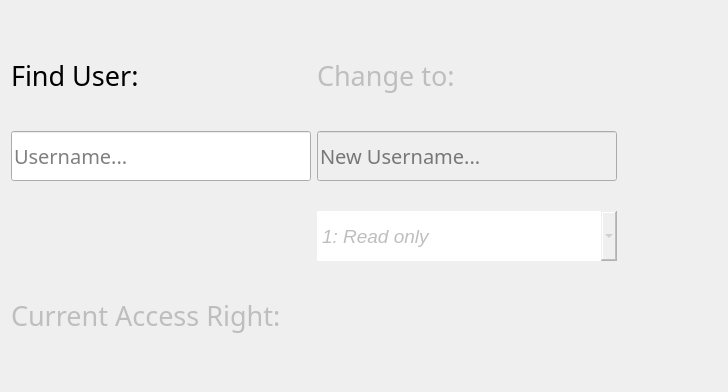
      <widget class="QWidget" name="tab_4">
       <attribute name="title">
        <string>Page</string>
       </attribute>
       <layout class="QGridLayout" name="gridLayout_14">
        <property name="verticalSpacing">
         <number>30</number>
        </property>
        <item row="7" column="0">
         <spacer name="verticalSpacer">
          <property name="orientation">
           <enum>Qt::Vertical</enum>
          </property>
          <property name="sizeHint" stdset="0">
           <size>
            <width>20</width>
            <height>40</height>
           </size>
          </property>
         </spacer>
        </item>
        <item row="7" column="1">
         <spacer name="verticalSpacer_2">
          <property name="orientation">
           <enum>Qt::Vertical</enum>
          </property>
          <property name="sizeHint" stdset="0">
           <size>
            <width>20</width>
            <height>40</height>
           </size>
          </property>
         </spacer>
        </item>
        <item row="6" column="1">
         <widget class="QPushButton" name="modify_button_2">
          <property name="enabled">
           <bool>false</bool>
          </property>
          <property name="minimumSize">
           <size>
            <width>200</width>
            <height>50</height>
           </size>
          </property>
          <property name="maximumSize">
           <size>
            <width>200</width>
            <height>50</height>
           </size>
          </property>
          <property name="font">
           <font>
            <family>Bahnschrift</family>
            <pointsize>15</pointsize>
           </font>
          </property>
          <property name="cursor">
           <cursorShape>PointingHandCursor</cursorShape>
          </property>
          <property name="styleSheet">
           <string notr="true">border-radius: 20px</string>
          </property>
          <property name="text">
           <string/>
          </property>
          <property name="icon">
           <iconset>
            <normaloff>Icons/4889110.png</normaloff>
            <disabledoff>Icons/488911000.png</disabledoff>
            <disabledon>Icons/488911000.png</disabledon>
            <activeon>Icons/48891100.png</activeon>Icons/4889110.png</iconset>
          </property>
          <property name="iconSize">
           <size>
            <width>32</width>
            <height>32</height>
           </size>
          </property>
          <property name="autoRepeat">
           <bool>false</bool>
          </property>
          <property name="autoExclusive">
           <bool>false</bool>
          </property>
         </widget>
        </item>
        <item row="5" column="1">
         <widget class="QComboBox" name="access_right_read_3">
          <property name="enabled">
           <bool>false</bool>
          </property>
          <property name="minimumSize">
           <size>
            <width>300</width>
            <height>50</height>
           </size>
          </property>
          <property name="maximumSize">
           <size>
            <width>300</width>
            <height>16777215</height>
           </size>
          </property>
          <property name="font">
           <font>
            <pointsize>14</pointsize>
            <italic>true</italic>
           </font>
          </property>
          <property name="cursor">
           <cursorShape>PointingHandCursor</cursorShape>
          </property>
          <property name="toolTip">
           <string>Access Right...</string>
          </property>
          <property name="toolTipDuration">
           <number>3</number>
          </property>
          <property name="statusTip">
           <string>Access Right...</string>
          </property>
          <property name="whatsThis">
           <string>Access Right...</string>
          </property>
          <property name="styleSheet">
           <string notr="true">border: none; border-radius: 0</string>
          </property>
          <property name="editable">
           <bool>false</bool>
          </property>
          <property name="currentText">
           <string>1: Read only</string>
          </property>
          <property name="currentIndex">
           <number>0</number>
          </property>
          <property name="insertPolicy">
           <enum>QComboBox::NoInsert</enum>
          </property>
          <property name="duplicatesEnabled">
           <bool>false</bool>
          </property>
          <property name="frame">
           <bool>true</bool>
          </property>
          <item>
           <property name="text">
            <string>1: Read only</string>
           </property>
          </item>
          <item>
           <property name="text">
            <string>2: Insert</string>
           </property>
          </item>
          <item>
           <property name="text">
            <string>3: Modify</string>
           </property>
          </item>
          <item>
           <property name="text">
            <string>4: Delete</string>
           </property>
          </item>
         </widget>
        </item>
        <item row="1" column="1">
         <widget class="QLabel" name="access_label_2">
          <property name="enabled">
           <bool>false</bool>
          </property>
          <property name="minimumSize">
           <size>
            <width>400</width>
            <height>50</height>
           </size>
          </property>
          <property name="maximumSize">
           <size>
            <width>400</width>
            <height>50</height>
           </size>
          </property>
          <property name="font">
           <font>
            <family>Bahnschrift</family>
            <pointsize>20</pointsize>
           </font>
          </property>
          <property name="text">
           <string>&lt;html&gt;&lt;head/&gt;&lt;body&gt;&lt;p&gt;Change to:&lt;/p&gt;&lt;/body&gt;&lt;/html&gt;</string>
          </property>
         </widget>
        </item>
        <item row="6" column="0" alignment="Qt::AlignHCenter">
         <widget class="QLabel" name="access_label">
          <property name="enabled">
           <bool>false</bool>
          </property>
          <property name="minimumSize">
           <size>
            <width>300</width>
            <height>50</height>
           </size>
          </property>
          <property name="maximumSize">
           <size>
            <width>400</width>
            <height>50</height>
           </size>
          </property>
          <property name="font">
           <font>
            <family>Bahnschrift</family>
            <pointsize>20</pointsize>
           </font>
          </property>
          <property name="text">
           <string>&lt;html&gt;&lt;head/&gt;&lt;body&gt;&lt;p&gt;Current Access Right:&lt;/p&gt;&lt;/body&gt;&lt;/html&gt;</string>
          </property>
         </widget>
        </item>
        <item row="4" column="0">
         <widget class="QLineEdit" name="search_user_read">
          <property name="minimumSize">
           <size>
            <width>250</width>
            <height>50</height>
           </size>
          </property>
          <property name="maximumSize">
           <size>
            <width>300</width>
            <height>50</height>
           </size>
          </property>
          <property name="font">
           <font>
            <family>Bahnschrift Condensed</family>
            <pointsize>15</pointsize>
           </font>
          </property>
          <property name="styleSheet">
           <string notr="true"/>
          </property>
          <property name="placeholderText">
           <string>Username...</string>
          </property>
         </widget>
        </item>
        <item row="5" column="0" alignment="Qt::AlignVCenter">
         <widget class="QPushButton" name="search_user_button">
          <property name="minimumSize">
           <size>
            <width>200</width>
            <height>50</height>
           </size>
          </property>
          <property name="maximumSize">
           <size>
            <width>200</width>
            <height>50</height>
           </size>
          </property>
          <property name="font">
           <font>
            <family>Bahnschrift</family>
            <pointsize>15</pointsize>
           </font>
          </property>
          <property name="cursor">
           <cursorShape>PointingHandCursor</cursorShape>
          </property>
          <property name="styleSheet">
           <string notr="true">border-radius: 20px;</string>
          </property>
          <property name="text">
           <string/>
          </property>
          <property name="icon">
           <iconset>
            <normaloff>Icons/people.png</normaloff>Icons/people.png</iconset>
          </property>
          <property name="iconSize">
           <size>
            <width>32</width>
            <height>32</height>
           </size>
          </property>
         </widget>
        </item>
        <item row="4" column="1">
         <widget class="QLineEdit" name="new_user_read">
          <property name="enabled">
           <bool>false</bool>
          </property>
          <property name="minimumSize">
           <size>
            <width>250</width>
            <height>50</height>
           </size>
          </property>
          <property name="maximumSize">
           <size>
            <width>300</width>
            <height>50</height>
           </size>
          </property>
          <property name="font">
           <font>
            <family>Bahnschrift Condensed</family>
            <pointsize>15</pointsize>
           </font>
          </property>
          <property name="styleSheet">
           <string notr="true"/>
          </property>
          <property name="placeholderText">
           <string>New Username...</string>
          </property>
         </widget>
        </item>
        <item row="1" column="0">
         <widget class="QLabel" name="label_9">
          <property name="minimumSize">
           <size>
            <width>200</width>
            <height>50</height>
           </size>
          </property>
          <property name="maximumSize">
           <size>
            <width>200</width>
            <height>50</height>
           </size>
          </property>
          <property name="font">
           <font>
            <family>Bahnschrift</family>
            <pointsize>20</pointsize>
           </font>
          </property>
          <property name="text">
           <string>&lt;html&gt;&lt;head/&gt;&lt;body&gt;&lt;p&gt;Find User:&lt;/p&gt;&lt;/body&gt;&lt;/html&gt;</string>
          </property>
         </widget>
        </item>
        <item row="0" column="0">
         <spacer name="verticalSpacer_3">
          <property name="orientation">
           <enum>Qt::Vertical</enum>
          </property>
          <property name="sizeHint" stdset="0">
           <size>
            <width>20</width>
            <height>40</height>
           </size>
          </property>
         </spacer>
        </item>
        <item row="0" column="1">
         <spacer name="verticalSpacer_4">
          <property name="orientation">
           <enum>Qt::Vertical</enum>
          </property>
          <property name="sizeHint" stdset="0">
           <size>
            <width>20</width>
            <height>40</height>
           </size>
          </property>
         </spacer>
        </item>
       </layout>
      </widget>
